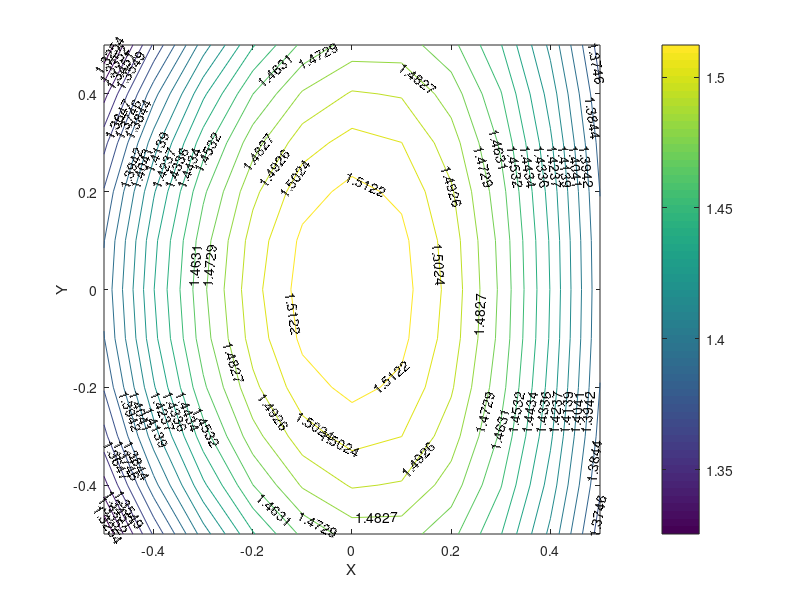

This figure's MATLAB source:
%either line 3 or 5 needs to be commented at one time
%Case 1
[x y]=meshgrid(-0.5:0.1:0.5);
%Case 2
%[x y]=meshgrid(-0.5:0.05:0.5);

%equation
z=((-cos(x.*y.^2+2)) + sqrt((cos(x.*y.^2+2)).^2+4.*(x.^2+2).*(4-x.^2-y.^2)))./(2.*(x.^2+2));

[c h]=contour(x,y,z,20);
clabel(c,h);

colorbar;

xlabel('X');
ylabel('Y');
zlabel("z(x,y)");
